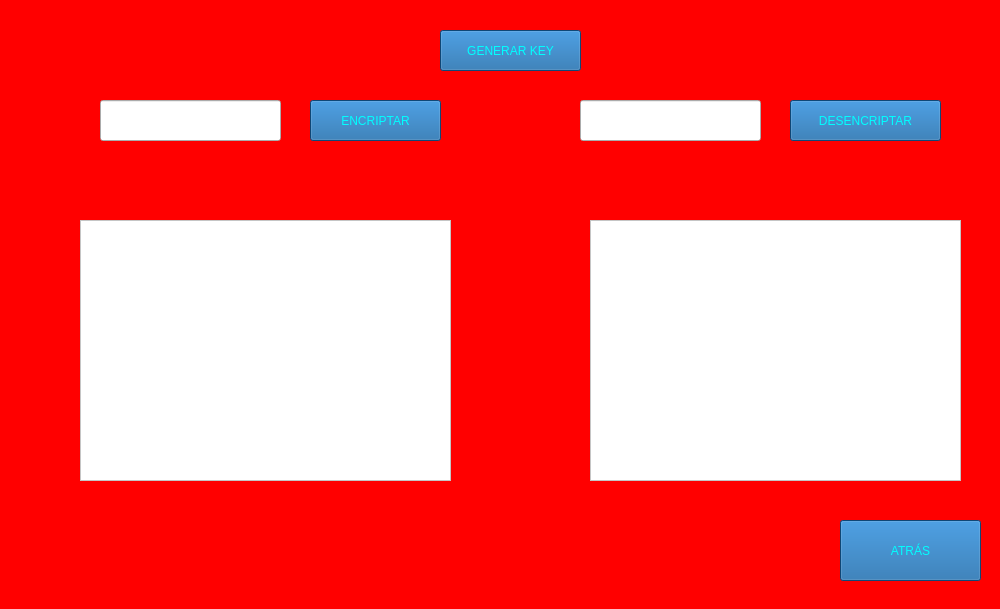
<?xml version="1.0" encoding="UTF-8"?>
<ui version="4.0">
 <class>cripSDes</class>
 <widget class="QMainWindow" name="cripSDes">
  <property name="geometry">
   <rect>
    <x>0</x>
    <y>0</y>
    <width>1000</width>
    <height>609</height>
   </rect>
  </property>
  <property name="maximumSize">
   <size>
    <width>1000</width>
    <height>613</height>
   </size>
  </property>
  <property name="windowTitle">
   <string>3-DES</string>
  </property>
  <property name="windowIcon">
   <iconset>
    <normaloff>icono.png</normaloff>icono.png</iconset>
  </property>
  <widget class="QWidget" name="centralwidget">
   <widget class="QLabel" name="fondo">
    <property name="geometry">
     <rect>
      <x>0</x>
      <y>0</y>
      <width>1000</width>
      <height>615</height>
     </rect>
    </property>
    <property name="styleSheet">
     <string notr="true">background-color: #ff0000;</string>
    </property>
    <property name="text">
     <string/>
    </property>
    <property name="pixmap">
     <pixmap>Imag1.jpg</pixmap>
    </property>
    <property name="scaledContents">
     <bool>false</bool>
    </property>
   </widget>
   <widget class="QPushButton" name="encr">
    <property name="geometry">
     <rect>
      <x>310</x>
      <y>100</y>
      <width>131</width>
      <height>41</height>
     </rect>
    </property>
    <property name="styleSheet">
     <string notr="true">background-color: rgb(21, 99, 165);
color: #00ffff;
font: 14pt &quot;Berlin Sans FB&quot;;</string>
    </property>
    <property name="text">
     <string>ENCRIPTAR</string>
    </property>
   </widget>
   <widget class="QPushButton" name="decr">
    <property name="geometry">
     <rect>
      <x>790</x>
      <y>100</y>
      <width>151</width>
      <height>41</height>
     </rect>
    </property>
    <property name="styleSheet">
     <string notr="true">background-color: rgb(21, 99, 165);
color: #00ffff;
font: 14pt &quot;Berlin Sans FB&quot;;</string>
    </property>
    <property name="text">
     <string>DESENCRIPTAR</string>
    </property>
   </widget>
   <widget class="QPushButton" name="back">
    <property name="geometry">
     <rect>
      <x>840</x>
      <y>520</y>
      <width>141</width>
      <height>61</height>
     </rect>
    </property>
    <property name="styleSheet">
     <string notr="true">background-color: rgb(21, 99, 165);
color: #00ffff;
font: 14pt &quot;Berlin Sans FB&quot;;</string>
    </property>
    <property name="text">
     <string>ATRÁS</string>
    </property>
   </widget>
   <widget class="QPushButton" name="bGenerarKey">
    <property name="geometry">
     <rect>
      <x>440</x>
      <y>30</y>
      <width>141</width>
      <height>41</height>
     </rect>
    </property>
    <property name="styleSheet">
     <string notr="true">background-color: rgb(21, 99, 165);
color: #00ffff;
font: 14pt &quot;Berlin Sans FB&quot;;</string>
    </property>
    <property name="text">
     <string>GENERAR KEY</string>
    </property>
   </widget>
   <widget class="QLineEdit" name="encrPwd">
    <property name="geometry">
     <rect>
      <x>100</x>
      <y>100</y>
      <width>181</width>
      <height>41</height>
     </rect>
    </property>
    <property name="font">
     <font>
      <pointsize>10</pointsize>
     </font>
    </property>
    <property name="text">
     <string/>
    </property>
    <property name="maxLength">
     <number>18</number>
    </property>
    <property name="alignment">
     <set>Qt::AlignCenter</set>
    </property>
   </widget>
   <widget class="QLineEdit" name="decrPwd">
    <property name="geometry">
     <rect>
      <x>580</x>
      <y>100</y>
      <width>181</width>
      <height>41</height>
     </rect>
    </property>
    <property name="font">
     <font>
      <pointsize>10</pointsize>
     </font>
    </property>
    <property name="text">
     <string/>
    </property>
    <property name="maxLength">
     <number>18</number>
    </property>
    <property name="alignment">
     <set>Qt::AlignCenter</set>
    </property>
   </widget>
   <widget class="QTextEdit" name="desencrText">
    <property name="geometry">
     <rect>
      <x>590</x>
      <y>220</y>
      <width>371</width>
      <height>261</height>
     </rect>
    </property>
    <property name="styleSheet">
     <string notr="true">font: 14pt &quot;Berlin Sans FB&quot;;
background-color: rgb(255, 255, 255);
align=&quot;center&quot;;</string>
    </property>
    <property name="html">
     <string>&lt;!DOCTYPE HTML PUBLIC &quot;-//W3C//DTD HTML 4.0//EN&quot; &quot;http://www.w3.org/TR/REC-html40/strict.dtd&quot;&gt;
&lt;html&gt;&lt;head&gt;&lt;meta name=&quot;qrichtext&quot; content=&quot;1&quot; /&gt;&lt;style type=&quot;text/css&quot;&gt;
p, li { white-space: pre-wrap; }
&lt;/style&gt;&lt;/head&gt;&lt;body style=&quot; font-family:'Berlin Sans FB'; font-size:14pt; font-weight:400; font-style:normal;&quot;&gt;
&lt;p align=&quot;center&quot; style=&quot;-qt-paragraph-type:empty; margin-top:0px; margin-bottom:0px; margin-left:0px; margin-right:0px; -qt-block-indent:0; text-indent:0px;&quot;&gt;&lt;br /&gt;&lt;/p&gt;&lt;/body&gt;&lt;/html&gt;</string>
    </property>
    <property name="overwriteMode">
     <bool>true</bool>
    </property>
   </widget>
   <widget class="QTextEdit" name="encrText">
    <property name="geometry">
     <rect>
      <x>80</x>
      <y>220</y>
      <width>371</width>
      <height>261</height>
     </rect>
    </property>
    <property name="styleSheet">
     <string notr="true">font: 14pt &quot;Berlin Sans FB&quot;;
background-color: rgb(255, 255, 255);
align=&quot;center&quot;;</string>
    </property>
    <property name="html">
     <string>&lt;!DOCTYPE HTML PUBLIC &quot;-//W3C//DTD HTML 4.0//EN&quot; &quot;http://www.w3.org/TR/REC-html40/strict.dtd&quot;&gt;
&lt;html&gt;&lt;head&gt;&lt;meta name=&quot;qrichtext&quot; content=&quot;1&quot; /&gt;&lt;style type=&quot;text/css&quot;&gt;
p, li { white-space: pre-wrap; }
&lt;/style&gt;&lt;/head&gt;&lt;body style=&quot; font-family:'Berlin Sans FB'; font-size:14pt; font-weight:400; font-style:normal;&quot;&gt;
&lt;p align=&quot;center&quot; style=&quot;-qt-paragraph-type:empty; margin-top:0px; margin-bottom:0px; margin-left:0px; margin-right:0px; -qt-block-indent:0; text-indent:0px;&quot;&gt;&lt;br /&gt;&lt;/p&gt;&lt;/body&gt;&lt;/html&gt;</string>
    </property>
   </widget>
  </widget>
 </widget>
 <resources/>
 <connections/>
</ui>
